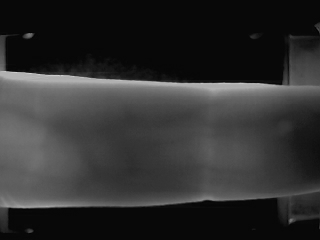
%> input picture histogram/middle_1.bmp, 320 x 240 px
$ octave testWT2.m   (GNU Octave 9; MATLAB toolbox functions it lacks are replaced by stand-ins)
%> lines starting %> are read from the running program, lines starting %| are printed output that depends on the picture
%把 近似向量改变后再插入到原来矩阵上
% c 储存的是 a近似矩阵l(1,1)*l(1,2) 行和列， 列向量的转置的组合
clc;
clear all;
inputImage = imread('middle_1.bmp');
%> inputImage is the input picture: size 240x320x3 uint8; min 1, max 210, mean 47.6
inputImage = rgb2gray(inputImage);
%> inputImage: size 240x320 uint8
wname='haar';
[c,l]=wavedec2(inputImage,2,wname);
%> l = [60 80; 60 80; 120 160; 240 320]
%恢复a 近似矩阵
s = 1;
a1 = wrcoef2('a',c,l,wname,s);
h1 = wrcoef2('h',c,l,wname,s);
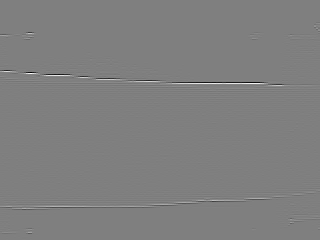
%> h1: size 240x320 double; min -86, max 86, mean 0; drawn with min black and max white
v1 = wrcoef2('v',c,l,wname,s);
d1 = wrcoef2('d',c,l,wname,s);
s = 2;
a2 = wrcoef2('a',c,l,wname,s);
h2 = wrcoef2('h',c,l,wname,s);
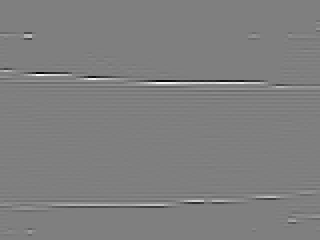
%> h2: size 240x320 double; min -69.25, max 69.25, mean 0; drawn with min black and max white
v2 = wrcoef2('v',c,l,wname,s);
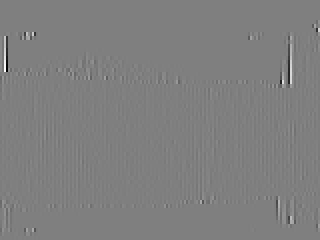
%> v2: size 240x320 double; min -27.5, max 27.5, mean 0; drawn with min black and max white
d2 = wrcoef2('d',c,l,wname,s);
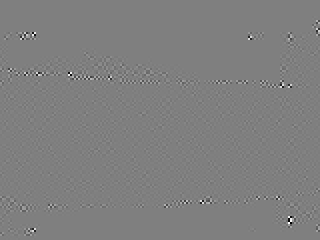
%> d2: size 240x320 double; min -9.44, max 9.44, mean 0; drawn with min black and max white
%改变a2
% a3 = a2*0.9;

reconImage = mat2gray(a1+h1+v1+d1+a2+h2+v2+d2);
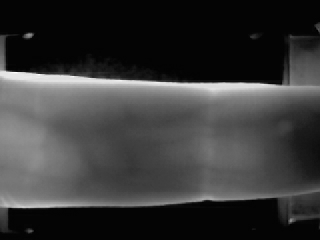
%> reconImage: size 240x320 double; min 0, max 1, mean 0.224

% otsuShow(inputImage,reconImage);%测试图像
